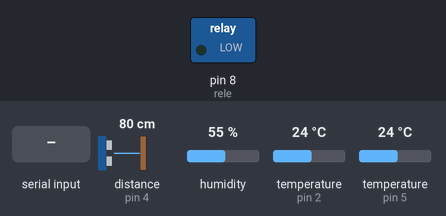
This sketch was run on a simulated Arduino Uno, built with avr-gcc and run on an emulated ATmega328P. Parts: switched loads named in the sketch (green lamp = pin HIGH). The test bench sets the inputs (shaded band); at power-on: distance to the obstacle (sensor on pin 4) 80 cm, humidity 55 %, temperature (sensors on pin 2, pin 5) 24 °C. The echo pulse lasts 58.3 µs per cm.

Above: at 6.2 s.
6.3 s: "5" received over the second serial link
At 6.7 s:
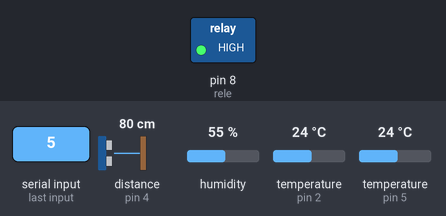
8.2 s: "6" received over the second serial link
At 10.0 s:
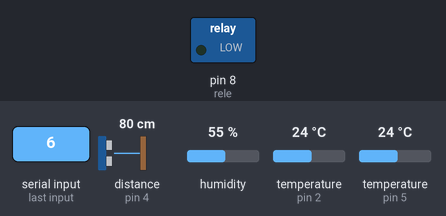
Timing chart, 0 to 11.5 s (numbered marks = the images above; inputs shaded):
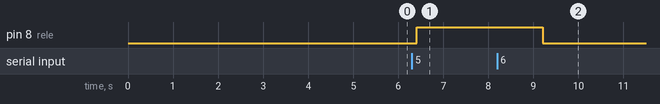

The sketch:

iot.ino
```cpp
#include <SoftwareSerial.h>
#include "ds18b20.h"
#include "hcsr04.h"
#include "dht11.h"  // Incluir el archivo del sensor DHT11

char resultdis[20];
char resulttemp[20];
char resulthum[20];  // Almacenar el valor de la humedad

int rele = 8;

SoftwareSerial mySerial(0, 1); // RX, TX

void setup() {
  mySerial.begin(115200);
  pinMode(8, OUTPUT);
  delay(5000);  // Esperar 5 segundos
}

void loop() {
  // Leer y convertir los datos de los sensores a cadenas de texto (char)
  String DISTANCIA = String(distancia_cm(3, 4)); // Sensor de distancia
  DISTANCIA.toCharArray(resultdis, 20);

  String TEMPERATURA = String(ds1820(2)); // Sensor de temperatura
  TEMPERATURA.toCharArray(resulttemp, 20);

  float h = leerHumedad();  // Llamar la función para leer la humedad
  if (h != -1) {  // Verificar que la lectura de humedad sea válida
    String HUMEDAD = String(h);
    HUMEDAD.toCharArray(resulthum, 20);
  } else {
    String HUMEDAD = "Error";
    HUMEDAD.toCharArray(resulthum, 20);
  }

  // Condicionales de transmisión de datos UART
  if (mySerial.available() > 0) {
    byte lectura = mySerial.read();
    delay(5);

    if (lectura == '1') {
      mySerial.write(resulthum);  // Enviar la humedad al recibir '1'
    }
    if (lectura == '2') {
      mySerial.write(resultdis);  // Enviar la distancia al recibir '2'
    }
    if (lectura == '3') {
      mySerial.write(resulttemp);  // Enviar la temperatura al recibir '3'
    }
    // Control de la bomba (encender/apagar)
    if (lectura == '5') {
      digitalWrite(rele, HIGH);
      mySerial.write('1');
    }
    if (lectura == '6') {
      digitalWrite(rele, LOW);
      mySerial.write('1');
    }
  }
}
```

dht11.h
```cpp
#include <DHT.h>

#define DHTPIN 5      // Pin al que está conectado el DHT11
#define DHTTYPE DHT11 // Definir el tipo de sensor como DHT11

DHT dht(DHTPIN, DHTTYPE);  // Crear el objeto DHT

float leerHumedad() {
  dht.begin(); // Inicializar el sensor
  float h = dht.readHumidity(); // Leer la humedad
  delay(50);

  // Verificar si el sensor ha fallado
  if (isnan(h)) {
    return -1; // Devuelve -1 si hay un error en la lectura
  } else {
    return h;
  }
}
```

ds18b20.h
```cpp
#include <OneWire.h>                 //Se importan las librerías
#include <DallasTemperature.h>

float ds1820(int Pin) {

  OneWire ourWire(Pin);
  DallasTemperature sensors(&ourWire);

  sensors.begin();
  sensors.requestTemperatures();           //Prepara el sensor para la lectura

                                           //Se inician los sensores
  float temp = sensors.getTempCByIndex(0); //Se lee e imprime la temperatura en grados Centigrados
  delay(50);
return (temp);
}
```

hcsr04.h
```cpp
#include <HCSR04.h>


float distancia_cm (int triggerPin,int echoPin){
UltraSonicDistanceSensor distanceSensor(triggerPin, echoPin);
double distance = distanceSensor.measureDistanceCm();
delay(500);
return distance;
}
```

Measured:
- after the input at 6.3 s, pin 8 (rele): LOW → HIGH after 0.11 s
- after the input at 8.2 s, pin 8 (rele): HIGH → LOW after 1.0 s
